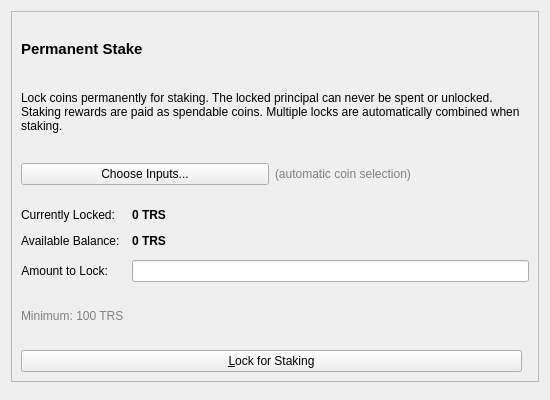
<?xml version="1.0" encoding="UTF-8"?>
<ui version="4.0">
 <class>StakePage</class>
 <widget class="QWidget" name="StakePage">
  <property name="geometry">
   <rect>
    <x>0</x>
    <y>0</y>
    <width>550</width>
    <height>400</height>
   </rect>
  </property>
  <property name="windowTitle">
   <string>Permanent Stake</string>
  </property>
  <layout class="QVBoxLayout" name="verticalLayout">
   <item>
    <widget class="QFrame" name="frame">
     <property name="frameShape">
      <enum>QFrame::StyledPanel</enum>
     </property>
     <property name="frameShadow">
      <enum>QFrame::Raised</enum>
     </property>
     <layout class="QVBoxLayout" name="verticalLayout_2">
      <item>
       <widget class="QLabel" name="titleLabel">
        <property name="font">
         <font>
          <pointsize>11</pointsize>
          <weight>75</weight>
          <bold>true</bold>
         </font>
        </property>
        <property name="text">
         <string>Permanent Stake</string>
        </property>
       </widget>
      </item>
      <item>
       <widget class="QLabel" name="descriptionLabel">
        <property name="text">
         <string>Lock coins permanently for staking. The locked principal can never be spent or unlocked. Staking rewards are paid as spendable coins. Multiple locks are automatically combined when staking.</string>
        </property>
        <property name="wordWrap">
         <bool>true</bool>
        </property>
       </widget>
      </item>
      <item>
       <layout class="QHBoxLayout" name="coinControlLayout">
        <item>
         <widget class="QPushButton" name="coinControlButton">
          <property name="text">
           <string>Choose Inputs...</string>
          </property>
         </widget>
        </item>
        <item>
         <widget class="QLabel" name="labelCoinControlInfo">
          <property name="text">
           <string>(automatic coin selection)</string>
          </property>
          <property name="styleSheet">
           <string notr="true">QLabel { color: gray; }</string>
          </property>
         </widget>
        </item>
        <item>
         <spacer name="coinControlSpacer">
          <property name="orientation">
           <enum>Qt::Horizontal</enum>
          </property>
         </spacer>
        </item>
       </layout>
      </item>
      <item>
       <layout class="QFormLayout" name="formLayout">
        <property name="horizontalSpacing">
         <number>12</number>
        </property>
        <property name="verticalSpacing">
         <number>12</number>
        </property>
        <item row="0" column="0">
         <widget class="QLabel" name="labelCurrentStake">
          <property name="text">
           <string>Currently Locked:</string>
          </property>
         </widget>
        </item>
        <item row="0" column="1">
         <widget class="QLabel" name="labelCurrentStakeValue">
          <property name="font">
           <font>
            <weight>75</weight>
            <bold>true</bold>
           </font>
          </property>
          <property name="text">
           <string notr="true">0 TRS</string>
          </property>
         </widget>
        </item>
        <item row="1" column="0">
         <widget class="QLabel" name="labelAvailable">
          <property name="text">
           <string>Available Balance:</string>
          </property>
         </widget>
        </item>
        <item row="1" column="1">
         <widget class="QLabel" name="labelAvailableValue">
          <property name="font">
           <font>
            <weight>75</weight>
            <bold>true</bold>
           </font>
          </property>
          <property name="text">
           <string notr="true">0 TRS</string>
          </property>
         </widget>
        </item>
        <item row="2" column="0">
         <widget class="QLabel" name="labelAmount">
          <property name="text">
           <string>Amount to Lock:</string>
          </property>
          <property name="alignment">
           <set>Qt::AlignRight|Qt::AlignTrailing|Qt::AlignVCenter</set>
          </property>
          <property name="buddy">
           <cstring>stakeAmount</cstring>
          </property>
         </widget>
        </item>
        <item row="2" column="1">
         <widget class="BitcoinAmountField" name="stakeAmount"/>
        </item>
       </layout>
      </item>
      <item>
       <widget class="QLabel" name="labelMinimum">
        <property name="text">
         <string>Minimum: 100 TRS</string>
        </property>
        <property name="styleSheet">
         <string notr="true">QLabel { color: gray; }</string>
        </property>
       </widget>
      </item>
      <item>
       <layout class="QHBoxLayout" name="horizontalLayout">
        <item>
         <widget class="QPushButton" name="stakeButton">
          <property name="text">
           <string>&amp;Lock for Staking</string>
          </property>
          <property name="icon">
           <iconset resource="../bitcoin.qrc">
            <normaloff>:/icons/staking_on</normaloff>:/icons/staking_on</iconset>
          </property>
         </widget>
        </item>
        <item>
         <spacer name="horizontalSpacer">
          <property name="orientation">
           <enum>Qt::Horizontal</enum>
          </property>
         </spacer>
        </item>
       </layout>
      </item>
     </layout>
    </widget>
   </item>
   <item>
    <spacer name="verticalSpacer">
     <property name="orientation">
      <enum>Qt::Vertical</enum>
     </property>
    </spacer>
   </item>
  </layout>
 </widget>
 <customwidgets>
  <customwidget>
   <class>BitcoinAmountField</class>
   <extends>QLineEdit</extends>
   <header>bitcoinamountfield.h</header>
   <container>1</container>
  </customwidget>
 </customwidgets>
 <resources>
  <include location="../bitcoin.qrc"/>
 </resources>
 <connections/>
</ui>
